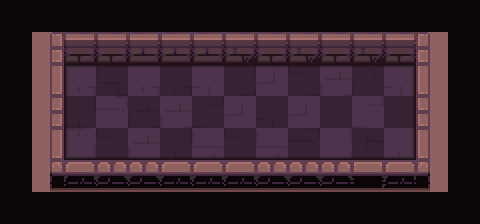

A 2D game scene composited from a Tiled map and its tileset images. What follows is a short description and the map's XML, with every tile layer's data as written:
An orthogonal 15x7 tile map with 32x32 px tiles, 5 tile layers (checkers, path, types, ground, ...) and 14 objects (10x egg, frame, strategy, hero, cauldron).

<map version="1.2" tiledversion="2019.03.13" orientation="orthogonal" renderorder="right-down" width="15" height="7" tilewidth="32" tileheight="32" infinite="0" nextlayerid="369" nextobjectid="174">
 <tileset firstgid="1" name="tileset" tilewidth="32" tileheight="32" spacing="2" margin="1" tilecount="200" columns="10">
  <image source="tileset.png" trans="000000" width="340" height="680" />
  <terraintypes>
   <terrain name="floor" tile="79" />
   <terrain name="wall" tile="69" />
   <terrain name="hole" tile="78" />
   <terrain name="infected" tile="77" />
  </terraintypes>
 </tileset>
 <layer id="364" name="checkers" width="15" height="7">
  <data encoding="csv">
69,0,69,0,69,0,69,0,69,0,69,0,69,0,69,
0,69,0,69,0,69,0,69,0,69,0,69,0,69,0,
69,0,69,0,69,0,69,0,69,0,69,0,69,0,69,
0,69,0,69,0,69,0,69,0,69,0,69,0,69,0,
69,0,69,0,69,0,69,0,69,0,69,0,69,0,69,
0,69,0,69,0,69,0,69,0,69,0,69,0,69,0,
69,0,69,0,69,0,69,0,69,0,69,0,69,0,69
</data>
 </layer>
 <objectgroup id="14" name="camera">
  <object id="12" name="frame" type="frame" x="51" y="32" width="378.667" height="141.333" />
  <object id="15" name="strategy" type="strategy" x="-6" y="40">
   <point />
  </object>
 </objectgroup>
 <layer id="365" name="path" width="15" height="7">
  <data encoding="csv">
0,0,0,0,0,0,0,0,0,0,0,0,0,0,0,
0,0,0,0,0,0,0,0,0,0,0,0,0,0,0,
0,0,80,80,80,80,80,80,80,80,80,80,80,0,0,
0,0,80,80,80,80,80,80,80,80,80,80,80,0,0,
0,0,80,80,80,80,80,80,80,80,80,80,80,0,0,
0,0,0,0,0,0,0,0,0,0,0,0,0,0,0,
0,0,0,0,0,0,0,0,0,0,0,0,0,0,0
</data>
 </layer>
 <objectgroup id="2" name="objects">
  <object id="33" name="hero" type="hero" x="110.5" y="117.5">
   <properties>
    <property name="initialDirection" value="e" />
   </properties>
   <point />
  </object>
  <object id="163" name="cauldron" type="cauldron" x="80.5" y="113.5">
   <point />
  </object>
  <object id="164" name="egg" type="egg" x="80.5" y="80.5">
   <properties>
    <property name="lottery" value="rng(1,9)" />
    <property name="showLottery" type="bool" value="true" />
    <property name="value" value="rng(6,9)" />
   </properties>
   <point />
  </object>
  <object id="165" name="egg" type="egg" x="112" y="117.5">
   <properties>
    <property name="showLottery" type="bool" value="false" />
    <property name="value" value="rng(0,9)" />
   </properties>
   <point />
  </object>
  <object id="166" name="egg" type="egg" x="143.5" y="114">
   <properties>
    <property name="showLottery" type="bool" value="false" />
    <property name="value" value="rng(0,9)" />
   </properties>
   <point />
  </object>
  <object id="167" name="egg" type="egg" x="176.5" y="115">
   <properties>
    <property name="showLottery" type="bool" value="false" />
    <property name="value" value="rng(0,9)" />
   </properties>
   <point />
  </object>
  <object id="168" name="egg" type="egg" x="210.5" y="116.5">
   <properties>
    <property name="showLottery" type="bool" value="false" />
    <property name="value" value="rng(0,9)" />
   </properties>
   <point />
  </object>
  <object id="169" name="egg" type="egg" x="243" y="116">
   <properties>
    <property name="showLottery" type="bool" value="false" />
    <property name="value" value="rng(0,9)" />
   </properties>
   <point />
  </object>
  <object id="170" name="egg" type="egg" x="275" y="117.5">
   <properties>
    <property name="showLottery" type="bool" value="false" />
    <property name="value" value="rng(0,9)" />
   </properties>
   <point />
  </object>
  <object id="171" name="egg" type="egg" x="307" y="114.5">
   <properties>
    <property name="showLottery" type="bool" value="false" />
    <property name="value" value="rng(0,9)" />
   </properties>
   <point />
  </object>
  <object id="172" name="egg" type="egg" x="336" y="115">
   <properties>
    <property name="showLottery" type="bool" value="false" />
    <property name="value" value="rng(0,9)" />
   </properties>
   <point />
  </object>
  <object id="173" name="egg" type="egg" x="370.5" y="116">
   <properties>
    <property name="showLottery" type="bool" value="false" />
    <property name="value" value="rng(0,9)" />
   </properties>
   <point />
  </object>
 </objectgroup>
 <layer id="366" name="types" width="15" height="7">
  <data encoding="csv">
79,79,79,79,79,79,79,79,79,79,79,79,79,79,79,
79,70,70,70,70,70,70,70,70,70,70,70,70,70,79,
79,70,80,80,80,80,80,80,80,80,80,80,80,70,79,
79,70,80,80,80,80,80,80,80,80,80,80,80,70,79,
79,70,80,80,80,80,80,80,80,80,80,80,80,70,79,
79,70,70,70,70,70,70,70,70,70,70,70,70,70,79,
79,79,79,79,79,79,79,79,79,79,79,79,79,79,79
</data>
 </layer>
 <layer id="367" name="ground" width="15" height="7">
  <data encoding="csv">
0,0,0,0,0,0,0,0,0,0,0,0,0,0,0,
0,1,2,2,3,3,3,4,2,4,5,4,2,6,0,
0,11,141,38,141,27,144,17,151,10,153,40,144,16,0,
0,21,8,142,39,153,7,151,30,151,19,121,19,26,0,
0,31,143,10,153,8,152,10,152,28,131,18,122,36,0,
0,41,42,43,43,42,42,42,43,43,43,52,45,46,0,
0,0,0,0,0,0,0,0,0,0,0,0,0,0,0
</data>
 </layer>
 <layer id="368" name="floor_shadow" width="15" height="7">
  <data encoding="csv">
0,0,0,0,0,0,0,0,0,0,0,0,0,0,0,
0,0,0,0,0,0,0,0,0,0,0,0,0,0,0,
0,0,12,13,13,13,13,13,13,13,13,13,15,0,0,
0,0,22,0,0,0,0,0,0,0,0,0,25,0,0,
0,0,32,33,33,33,33,33,33,33,33,33,35,0,0,
0,0,0,0,0,0,0,0,0,0,0,0,0,0,0,
0,0,0,0,0,0,0,0,0,0,0,0,0,0,0
</data>
 </layer>
</map>
